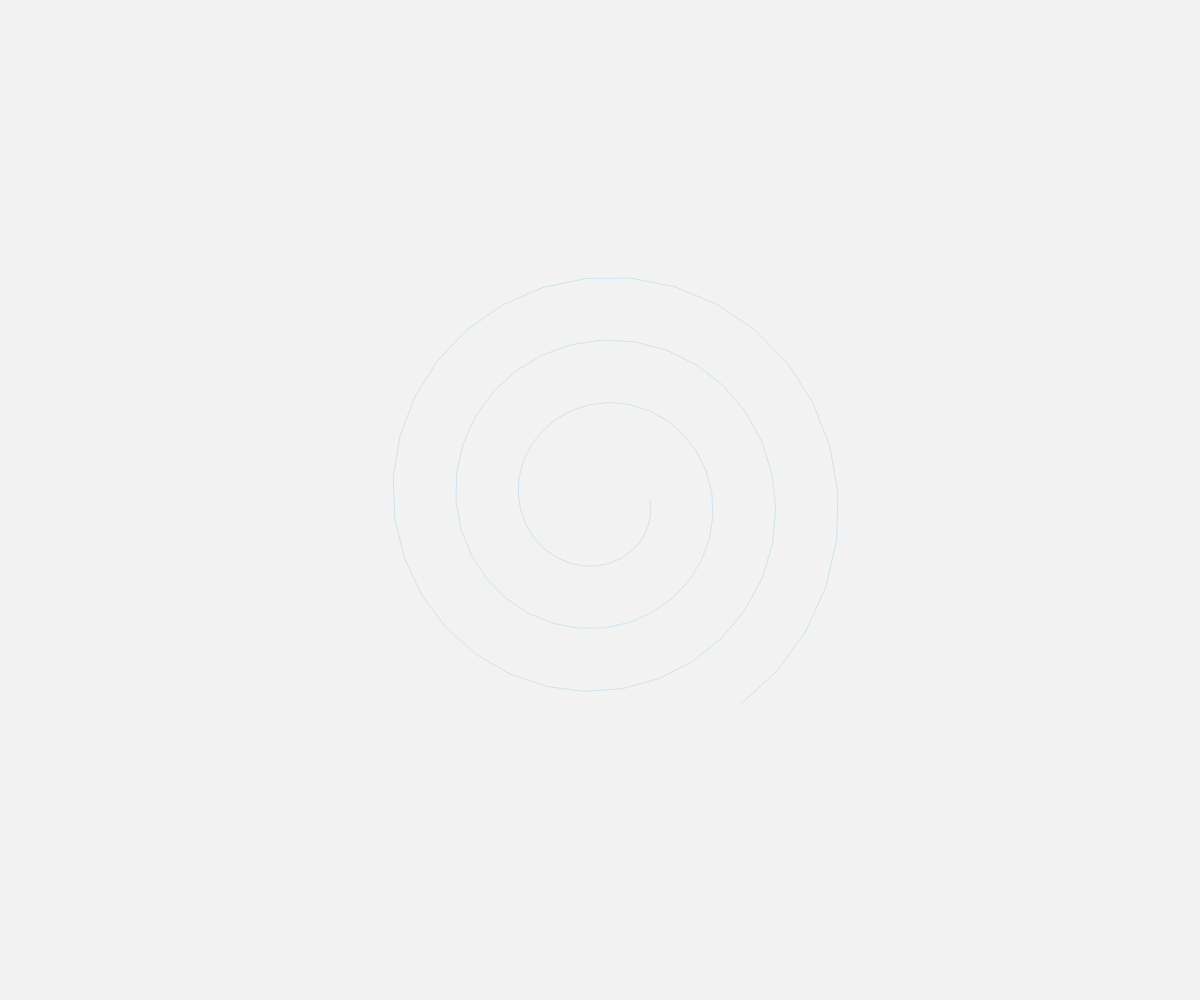
Frame 1 (no input)
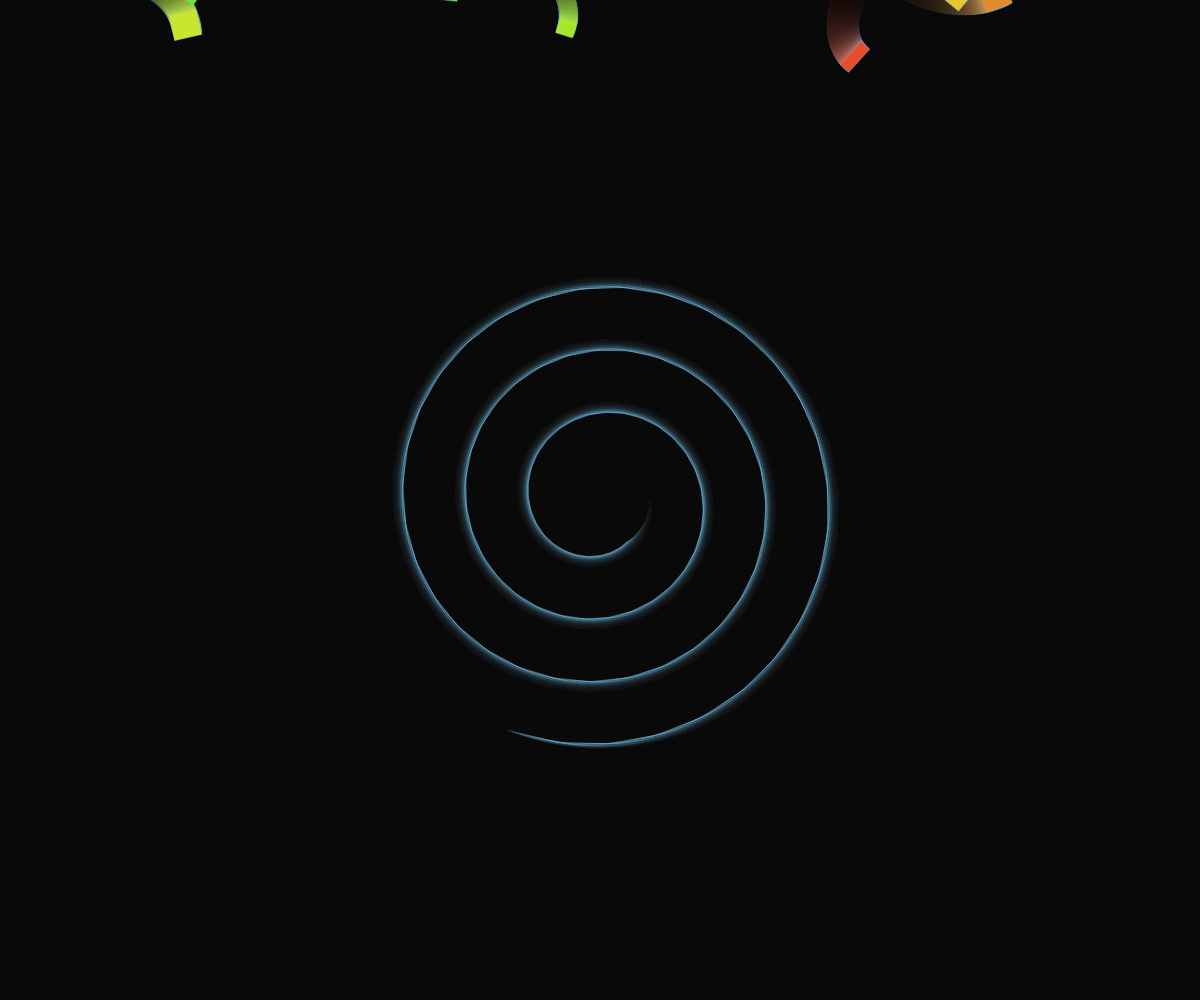
Frame 60 (no input)
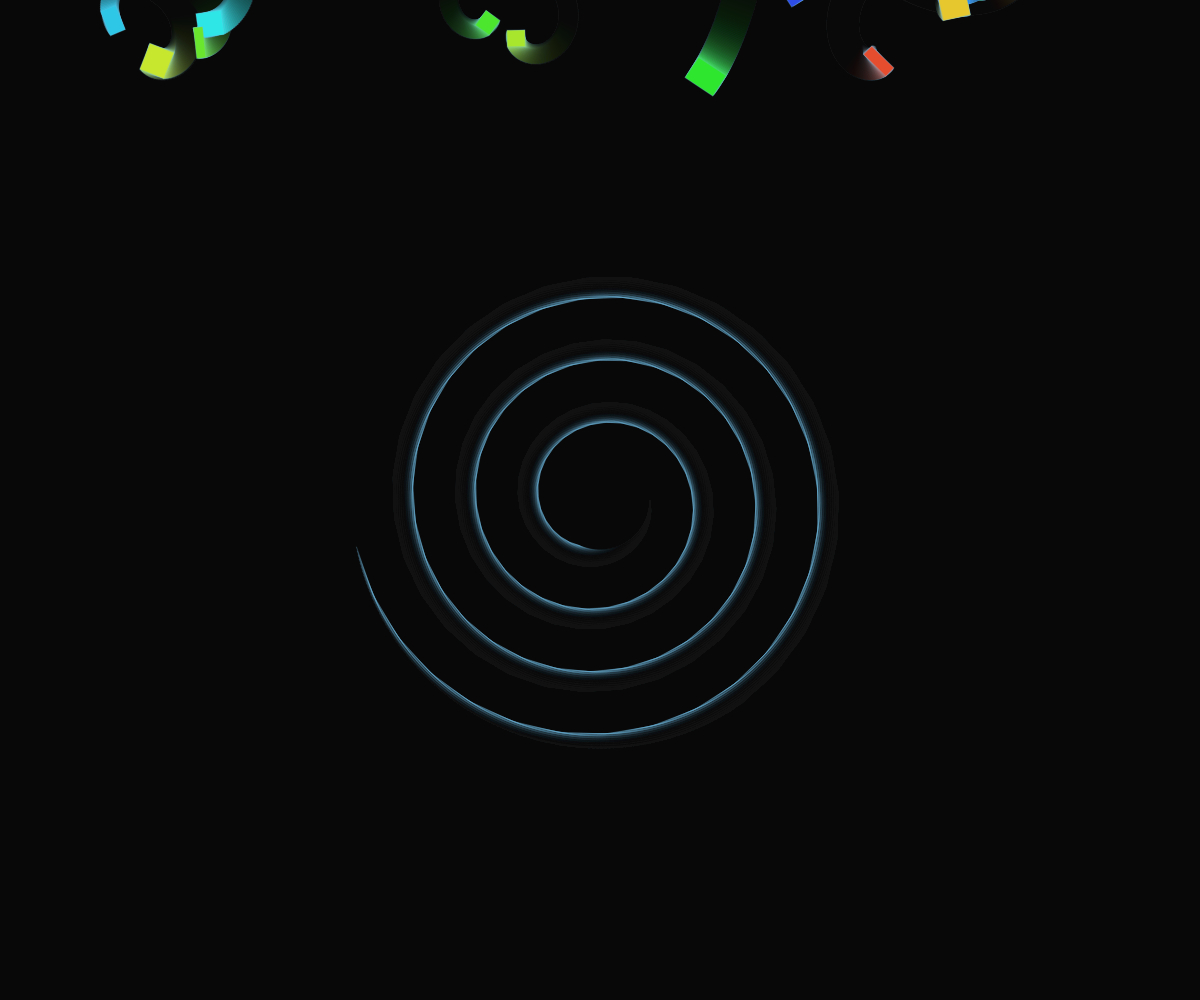
Frame 120 (the mouse pressed at the canvas centre since frame 60)

The p5.js sketch that drew these frames (run headless with seeded random() and noise() and a simulated clock; from frame 60 on, the mouse is pressed at the canvas centre):

// p5.js sketch
// ── sketch.js
let blocks = [];
const gravity = 0.2;
const friction = 0.98;
const bounceFactor = 0.7;
const maxBlocks = 500;

function setup() {
  createCanvas(windowWidth, windowHeight);
  noStroke();
  colorMode(HSB, 360, 100, 100, 1);
}

function draw() {
  background(0, 0, 0, 0.05); // Semi-transparent background for trail effect

  // Add new blocks occasionally
  if (frameCount % 5 === 0 && blocks.length < maxBlocks) {
    addBlock();
  }

  // Update and display blocks
  for (let i = blocks.length - 1; i >= 0; i--) {
    const b = blocks[i];
    b.update();
    b.display();

    // Remove blocks that fall off screen
    if (b.y > height + 50 || b.x < -50 || b.x > width + 50) {
      blocks.splice(i, 1);
    }
  }

  // Draw center vortex
  drawVortex();
}

function addBlock() {
  const x = random(width);
  const y = -20;
  const w = random(8, 30);
  const h = random(15, 40);
  const angle = random(TWO_PI);
  const speed = random(0.5, 3);
  const hue = (frameCount * 2) % 360;
  const irregularity = random(0.8, 1.2);

  blocks.push({
    x: x,
    y: y,
    w: w,
    h: h,
    angle: angle,
    rotation: random(-0.05, 0.05),
    speed: speed,
    hue: hue,
    irregularity: irregularity,
    update: function() {
      this.x += cos(this.angle) * this.speed;
      this.y += sin(this.angle) * this.speed;
      this.angle += this.rotation;
      this.speed *= friction;

      // Bounce off walls
      if (this.x < 0 || this.x > width) {
        this.angle = PI - this.angle;
        this.speed *= bounceFactor;
      }
    },
    display: function() {
      push();
      translate(this.x, this.y);
      rotate(this.angle);
      fill(this.hue, 80, 90);
      rect(-this.w/2, -this.h/2, this.w * this.irregularity, this.h * this.irregularity);
      pop();
    }
  });
}

function drawVortex() {
  const centerX = width / 2;
  const centerY = height / 2;
  const time = millis() * 0.001;

  // Draw spiral lines
  stroke(200, 50, 90, 0.3);
  noFill();
  beginShape();
  for (let i = 0; i < 100; i++) {
    const angle = i * 0.2 + time;
    const radius = 50 + i * 2;
    const x = centerX + cos(angle) * radius;
    const y = centerY + sin(angle) * radius;
    vertex(x, y);
  }
  endShape();
}

function windowResized() {
  resizeCanvas(windowWidth, windowHeight);
}
